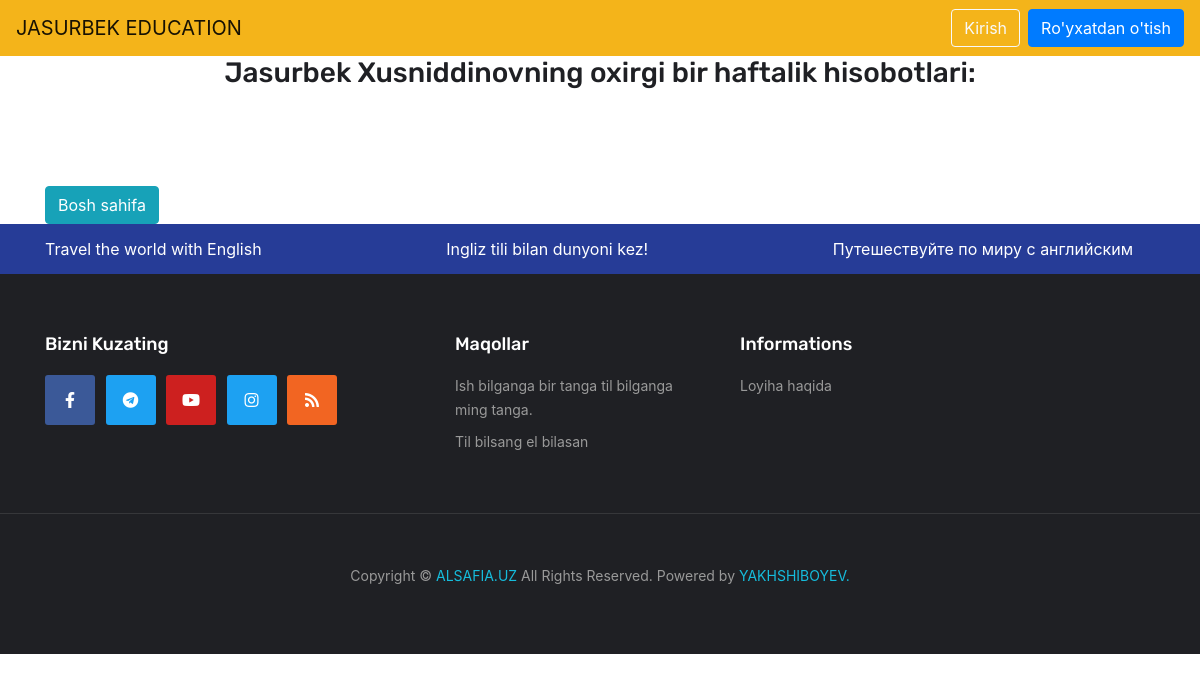
The app's page /simple/1/report/, older data.
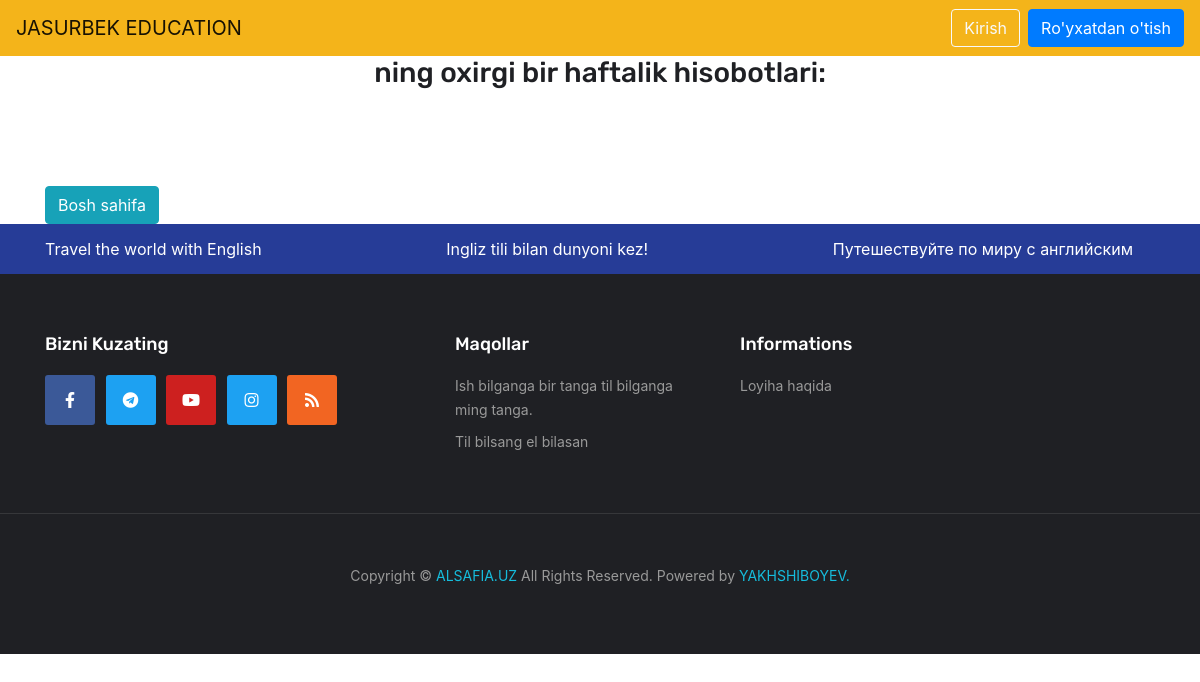
The same page, newer data.
### accounts/models.py (models this page shows, shortened)
class User(AbstractUser):
    username = models.CharField(max_length=20, unique=True)
    first_name = models.CharField(verbose_name='Ism', max_length=50)
    last_name = models.CharField(verbose_name='Familiya', max_length=50)
    age = models.PositiveIntegerField(null=True, blank=True, verbose_name='Yosh')
    image = models.FileField(upload_to='users_images', validators=[validate_image, custom_validator],
                             help_text='2 mb gacha bo`lgan rasm yuklang', blank=True, null=True,
                             verbose_name="Profil rasmi")
    role = models.CharField(max_length=20, choices=UserRoles.choices(), blank=True, null=True)
    bio = models.CharField(max_length=200, default="")
    last_active = models.DateField(auto_now=True, null=True, blank=True)
    report_per = models.BooleanField(default=True)
    chat_per = models.BooleanField(default=True)
    task_per = models.BooleanField(default=True)
    @property
    def full_name(self):
        return f"{self.first_name} {self.last_name}"

### main/views.py (the view)
# urls.py: path('simple/<int:student_pk>/report/', simpleReportList, name='simple_student_report'),
def simpleReportList(request, student_pk):
    if request.method == "GET":
        student = User.objects.get(pk=student_pk)
        reports = Report.objects.filter(user__id=student_pk, is_verifyed=True).order_by('-pk')[:7]
        context = dict()
        context['student'] = student
        context['reports'] = reports
        return render(request, template_name='simple_student_report.html', context=context)

### templates/simple_student_report.html (shortened to what this page needs)
{% extends 'base.html' %}
{% load static %}
{% block content %}
    <center><h3>{{ student.full_name }}ning oxirgi bir haftalik hisobotlari: </h3></center> <br>
    <br/>
    <br>
    <a class="btn btn-info" href="{% url 'home' %}" role="button">Bosh sahifa</a>
{% endblock content %}

Row changes from the older to the newer data that the page shows:
no longer on this page (row edited): User: full_name "Jasurbek Xusniddinov"
